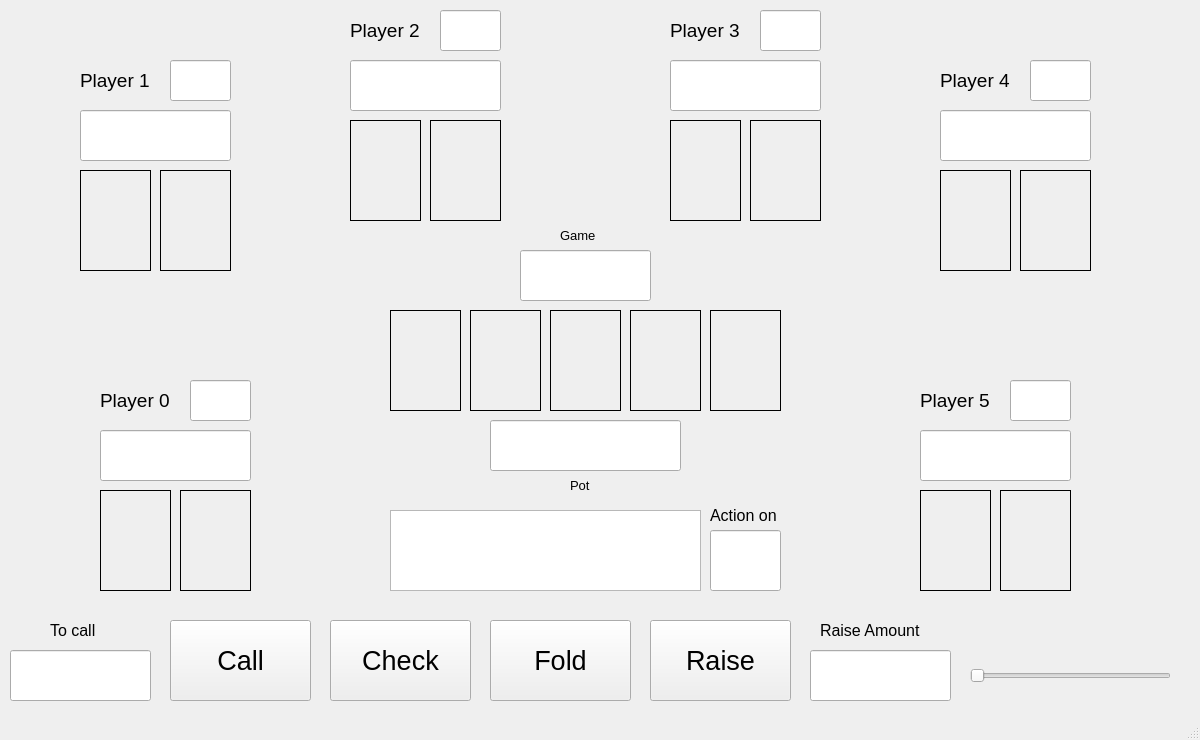
<?xml version="1.0" encoding="UTF-8"?>
<ui version="4.0">
 <class>MainWindow</class>
 <widget class="QMainWindow" name="MainWindow">
  <property name="geometry">
   <rect>
    <x>0</x>
    <y>0</y>
    <width>1200</width>
    <height>740</height>
   </rect>
  </property>
  <property name="windowTitle">
   <string>MainWindow</string>
  </property>
  <widget class="QWidget" name="centralwidget">
   <widget class="QLineEdit" name="role_p4">
    <property name="geometry">
     <rect>
      <x>1030</x>
      <y>60</y>
      <width>61</width>
      <height>41</height>
     </rect>
    </property>
    <property name="font">
     <font>
      <pointsize>16</pointsize>
     </font>
    </property>
    <property name="alignment">
     <set>Qt::AlignmentFlag::AlignCenter</set>
    </property>
    <property name="readOnly">
     <bool>true</bool>
    </property>
   </widget>
   <widget class="QLineEdit" name="display_raiseamt">
    <property name="geometry">
     <rect>
      <x>810</x>
      <y>650</y>
      <width>141</width>
      <height>51</height>
     </rect>
    </property>
    <property name="font">
     <font>
      <pointsize>20</pointsize>
     </font>
    </property>
    <property name="text">
     <string/>
    </property>
    <property name="alignment">
     <set>Qt::AlignmentFlag::AlignCenter</set>
    </property>
    <property name="readOnly">
     <bool>true</bool>
    </property>
   </widget>
   <widget class="QLabel" name="p2_hole2">
    <property name="geometry">
     <rect>
      <x>430</x>
      <y>120</y>
      <width>71</width>
      <height>101</height>
     </rect>
    </property>
    <property name="autoFillBackground">
     <bool>false</bool>
    </property>
    <property name="frameShape">
     <enum>QFrame::Shape::Box</enum>
    </property>
    <property name="text">
     <string/>
    </property>
   </widget>
   <widget class="QLineEdit" name="role_p3">
    <property name="geometry">
     <rect>
      <x>760</x>
      <y>10</y>
      <width>61</width>
      <height>41</height>
     </rect>
    </property>
    <property name="font">
     <font>
      <pointsize>16</pointsize>
     </font>
    </property>
    <property name="alignment">
     <set>Qt::AlignmentFlag::AlignCenter</set>
    </property>
    <property name="readOnly">
     <bool>true</bool>
    </property>
   </widget>
   <widget class="QLabel" name="label_player4">
    <property name="geometry">
     <rect>
      <x>940</x>
      <y>60</y>
      <width>111</width>
      <height>41</height>
     </rect>
    </property>
    <property name="text">
     <string>&lt;html&gt;&lt;head/&gt;&lt;body&gt;&lt;p&gt;&lt;span style=&quot; font-size:14pt;&quot;&gt;Player 4&lt;/span&gt;&lt;/p&gt;&lt;/body&gt;&lt;/html&gt;</string>
    </property>
   </widget>
   <widget class="QLabel" name="label_player2">
    <property name="geometry">
     <rect>
      <x>350</x>
      <y>10</y>
      <width>111</width>
      <height>41</height>
     </rect>
    </property>
    <property name="text">
     <string>&lt;html&gt;&lt;head/&gt;&lt;body&gt;&lt;p&gt;&lt;span style=&quot; font-size:14pt;&quot;&gt;Player 2&lt;/span&gt;&lt;/p&gt;&lt;/body&gt;&lt;/html&gt;</string>
    </property>
   </widget>
   <widget class="QLabel" name="p4_hole2">
    <property name="geometry">
     <rect>
      <x>1020</x>
      <y>170</y>
      <width>71</width>
      <height>101</height>
     </rect>
    </property>
    <property name="autoFillBackground">
     <bool>false</bool>
    </property>
    <property name="frameShape">
     <enum>QFrame::Shape::Box</enum>
    </property>
    <property name="text">
     <string/>
    </property>
   </widget>
   <widget class="QLabel" name="p2_hole1">
    <property name="geometry">
     <rect>
      <x>350</x>
      <y>120</y>
      <width>71</width>
      <height>101</height>
     </rect>
    </property>
    <property name="autoFillBackground">
     <bool>false</bool>
    </property>
    <property name="frameShape">
     <enum>QFrame::Shape::Box</enum>
    </property>
    <property name="text">
     <string/>
    </property>
   </widget>
   <widget class="QPushButton" name="button_fold">
    <property name="geometry">
     <rect>
      <x>490</x>
      <y>620</y>
      <width>141</width>
      <height>81</height>
     </rect>
    </property>
    <property name="font">
     <font>
      <pointsize>20</pointsize>
     </font>
    </property>
    <property name="text">
     <string>Fold</string>
    </property>
   </widget>
   <widget class="QLabel" name="label_gameno">
    <property name="geometry">
     <rect>
      <x>560</x>
      <y>220</y>
      <width>51</width>
      <height>31</height>
     </rect>
    </property>
    <property name="text">
     <string>&lt;html&gt;&lt;head/&gt;&lt;body&gt;&lt;p&gt;&lt;span style=&quot; font-size:10pt;&quot;&gt;Game&lt;/span&gt;&lt;/p&gt;&lt;/body&gt;&lt;/html&gt;</string>
    </property>
   </widget>
   <widget class="QLineEdit" name="role_p1">
    <property name="geometry">
     <rect>
      <x>170</x>
      <y>60</y>
      <width>61</width>
      <height>41</height>
     </rect>
    </property>
    <property name="font">
     <font>
      <pointsize>16</pointsize>
     </font>
    </property>
    <property name="alignment">
     <set>Qt::AlignmentFlag::AlignCenter</set>
    </property>
    <property name="readOnly">
     <bool>true</bool>
    </property>
   </widget>
   <widget class="QLabel" name="board_flop1">
    <property name="geometry">
     <rect>
      <x>390</x>
      <y>310</y>
      <width>71</width>
      <height>101</height>
     </rect>
    </property>
    <property name="autoFillBackground">
     <bool>false</bool>
    </property>
    <property name="frameShape">
     <enum>QFrame::Shape::Box</enum>
    </property>
    <property name="text">
     <string/>
    </property>
   </widget>
   <widget class="QLabel" name="p5_hole2">
    <property name="geometry">
     <rect>
      <x>1000</x>
      <y>490</y>
      <width>71</width>
      <height>101</height>
     </rect>
    </property>
    <property name="autoFillBackground">
     <bool>false</bool>
    </property>
    <property name="frameShape">
     <enum>QFrame::Shape::Box</enum>
    </property>
    <property name="text">
     <string/>
    </property>
   </widget>
   <widget class="QLabel" name="p4_hole1">
    <property name="geometry">
     <rect>
      <x>940</x>
      <y>170</y>
      <width>71</width>
      <height>101</height>
     </rect>
    </property>
    <property name="autoFillBackground">
     <bool>false</bool>
    </property>
    <property name="frameShape">
     <enum>QFrame::Shape::Box</enum>
    </property>
    <property name="text">
     <string/>
    </property>
   </widget>
   <widget class="QLabel" name="label_player1">
    <property name="geometry">
     <rect>
      <x>80</x>
      <y>60</y>
      <width>81</width>
      <height>41</height>
     </rect>
    </property>
    <property name="text">
     <string>&lt;html&gt;&lt;head/&gt;&lt;body&gt;&lt;p&gt;&lt;span style=&quot; font-size:14pt;&quot;&gt;Player 1&lt;/span&gt;&lt;/p&gt;&lt;/body&gt;&lt;/html&gt;</string>
    </property>
   </widget>
   <widget class="QLabel" name="label_raiseamt">
    <property name="geometry">
     <rect>
      <x>820</x>
      <y>610</y>
      <width>131</width>
      <height>41</height>
     </rect>
    </property>
    <property name="text">
     <string>&lt;html&gt;&lt;head/&gt;&lt;body&gt;&lt;p&gt;&lt;span style=&quot; font-size:12pt;&quot;&gt;Raise Amount&lt;/span&gt;&lt;/p&gt;&lt;/body&gt;&lt;/html&gt;</string>
    </property>
   </widget>
   <widget class="QLabel" name="p1_hole2">
    <property name="geometry">
     <rect>
      <x>160</x>
      <y>170</y>
      <width>71</width>
      <height>101</height>
     </rect>
    </property>
    <property name="autoFillBackground">
     <bool>false</bool>
    </property>
    <property name="frameShape">
     <enum>QFrame::Shape::Box</enum>
    </property>
    <property name="text">
     <string/>
    </property>
   </widget>
   <widget class="QLineEdit" name="display_stack0">
    <property name="geometry">
     <rect>
      <x>100</x>
      <y>430</y>
      <width>151</width>
      <height>51</height>
     </rect>
    </property>
    <property name="font">
     <font>
      <pointsize>16</pointsize>
     </font>
    </property>
    <property name="text">
     <string/>
    </property>
    <property name="alignment">
     <set>Qt::AlignmentFlag::AlignCenter</set>
    </property>
    <property name="readOnly">
     <bool>true</bool>
    </property>
   </widget>
   <widget class="QTextEdit" name="display_action">
    <property name="geometry">
     <rect>
      <x>390</x>
      <y>510</y>
      <width>311</width>
      <height>81</height>
     </rect>
    </property>
    <property name="font">
     <font>
      <pointsize>9</pointsize>
     </font>
    </property>
    <property name="layoutDirection">
     <enum>Qt::LayoutDirection::LeftToRight</enum>
    </property>
    <property name="styleSheet">
     <string notr="true"/>
    </property>
    <property name="readOnly">
     <bool>true</bool>
    </property>
    <property name="html">
     <string>&lt;!DOCTYPE HTML PUBLIC &quot;-//W3C//DTD HTML 4.0//EN&quot; &quot;http://www.w3.org/TR/REC-html40/strict.dtd&quot;&gt;
&lt;html&gt;&lt;head&gt;&lt;meta name=&quot;qrichtext&quot; content=&quot;1&quot; /&gt;&lt;meta charset=&quot;utf-8&quot; /&gt;&lt;style type=&quot;text/css&quot;&gt;
p, li { white-space: pre-wrap; }
hr { height: 1px; border-width: 0; }
li.unchecked::marker { content: &quot;\2610&quot;; }
li.checked::marker { content: &quot;\2612&quot;; }
&lt;/style&gt;&lt;/head&gt;&lt;body style=&quot; font-family:'Segoe UI'; font-size:9pt; font-weight:400; font-style:normal;&quot;&gt;
&lt;p style=&quot;-qt-paragraph-type:empty; margin-top:0px; margin-bottom:0px; margin-left:0px; margin-right:0px; -qt-block-indent:0; text-indent:0px; font-size:18pt;&quot;&gt;&lt;br /&gt;&lt;/p&gt;&lt;/body&gt;&lt;/html&gt;</string>
    </property>
   </widget>
   <widget class="QLabel" name="board_turn">
    <property name="geometry">
     <rect>
      <x>630</x>
      <y>310</y>
      <width>71</width>
      <height>101</height>
     </rect>
    </property>
    <property name="autoFillBackground">
     <bool>false</bool>
    </property>
    <property name="frameShape">
     <enum>QFrame::Shape::Box</enum>
    </property>
    <property name="text">
     <string/>
    </property>
   </widget>
   <widget class="QLabel" name="label_tocall">
    <property name="geometry">
     <rect>
      <x>50</x>
      <y>610</y>
      <width>61</width>
      <height>41</height>
     </rect>
    </property>
    <property name="text">
     <string>&lt;html&gt;&lt;head/&gt;&lt;body&gt;&lt;p&gt;&lt;span style=&quot; font-size:12pt;&quot;&gt;To call&lt;/span&gt;&lt;/p&gt;&lt;/body&gt;&lt;/html&gt;</string>
    </property>
   </widget>
   <widget class="QLabel" name="p3_hole1">
    <property name="geometry">
     <rect>
      <x>670</x>
      <y>120</y>
      <width>71</width>
      <height>101</height>
     </rect>
    </property>
    <property name="autoFillBackground">
     <bool>false</bool>
    </property>
    <property name="frameShape">
     <enum>QFrame::Shape::Box</enum>
    </property>
    <property name="text">
     <string/>
    </property>
   </widget>
   <widget class="QLineEdit" name="role_p5">
    <property name="geometry">
     <rect>
      <x>1010</x>
      <y>380</y>
      <width>61</width>
      <height>41</height>
     </rect>
    </property>
    <property name="font">
     <font>
      <pointsize>16</pointsize>
     </font>
    </property>
    <property name="alignment">
     <set>Qt::AlignmentFlag::AlignCenter</set>
    </property>
    <property name="readOnly">
     <bool>true</bool>
    </property>
   </widget>
   <widget class="QLabel" name="label_player0">
    <property name="geometry">
     <rect>
      <x>100</x>
      <y>380</y>
      <width>111</width>
      <height>41</height>
     </rect>
    </property>
    <property name="text">
     <string>&lt;html&gt;&lt;head/&gt;&lt;body&gt;&lt;p&gt;&lt;span style=&quot; font-size:14pt;&quot;&gt;Player 0 &lt;/span&gt;&lt;/p&gt;&lt;/body&gt;&lt;/html&gt;</string>
    </property>
   </widget>
   <widget class="QLineEdit" name="display_tocall">
    <property name="geometry">
     <rect>
      <x>10</x>
      <y>650</y>
      <width>141</width>
      <height>51</height>
     </rect>
    </property>
    <property name="font">
     <font>
      <pointsize>20</pointsize>
     </font>
    </property>
    <property name="text">
     <string/>
    </property>
    <property name="alignment">
     <set>Qt::AlignmentFlag::AlignCenter</set>
    </property>
    <property name="readOnly">
     <bool>true</bool>
    </property>
   </widget>
   <widget class="QPushButton" name="button_call">
    <property name="geometry">
     <rect>
      <x>170</x>
      <y>620</y>
      <width>141</width>
      <height>81</height>
     </rect>
    </property>
    <property name="font">
     <font>
      <pointsize>20</pointsize>
     </font>
    </property>
    <property name="text">
     <string>Call</string>
    </property>
    <property name="default">
     <bool>false</bool>
    </property>
   </widget>
   <widget class="QLineEdit" name="display_stack2">
    <property name="geometry">
     <rect>
      <x>350</x>
      <y>60</y>
      <width>151</width>
      <height>51</height>
     </rect>
    </property>
    <property name="font">
     <font>
      <pointsize>16</pointsize>
     </font>
    </property>
    <property name="text">
     <string/>
    </property>
    <property name="alignment">
     <set>Qt::AlignmentFlag::AlignCenter</set>
    </property>
    <property name="readOnly">
     <bool>true</bool>
    </property>
   </widget>
   <widget class="QLineEdit" name="display_stack4">
    <property name="geometry">
     <rect>
      <x>940</x>
      <y>110</y>
      <width>151</width>
      <height>51</height>
     </rect>
    </property>
    <property name="font">
     <font>
      <pointsize>16</pointsize>
     </font>
    </property>
    <property name="text">
     <string/>
    </property>
    <property name="alignment">
     <set>Qt::AlignmentFlag::AlignCenter</set>
    </property>
    <property name="readOnly">
     <bool>true</bool>
    </property>
   </widget>
   <widget class="QLabel" name="p1_hole1">
    <property name="geometry">
     <rect>
      <x>80</x>
      <y>170</y>
      <width>71</width>
      <height>101</height>
     </rect>
    </property>
    <property name="autoFillBackground">
     <bool>false</bool>
    </property>
    <property name="frameShape">
     <enum>QFrame::Shape::Box</enum>
    </property>
    <property name="text">
     <string/>
    </property>
   </widget>
   <widget class="QPushButton" name="button_raise">
    <property name="geometry">
     <rect>
      <x>650</x>
      <y>620</y>
      <width>141</width>
      <height>81</height>
     </rect>
    </property>
    <property name="font">
     <font>
      <pointsize>20</pointsize>
     </font>
    </property>
    <property name="text">
     <string>Raise</string>
    </property>
   </widget>
   <widget class="QLineEdit" name="display_stack5">
    <property name="geometry">
     <rect>
      <x>920</x>
      <y>430</y>
      <width>151</width>
      <height>51</height>
     </rect>
    </property>
    <property name="font">
     <font>
      <pointsize>16</pointsize>
     </font>
    </property>
    <property name="text">
     <string/>
    </property>
    <property name="alignment">
     <set>Qt::AlignmentFlag::AlignCenter</set>
    </property>
    <property name="readOnly">
     <bool>true</bool>
    </property>
   </widget>
   <widget class="QLabel" name="label_player3">
    <property name="geometry">
     <rect>
      <x>670</x>
      <y>10</y>
      <width>111</width>
      <height>41</height>
     </rect>
    </property>
    <property name="text">
     <string>&lt;html&gt;&lt;head/&gt;&lt;body&gt;&lt;p&gt;&lt;span style=&quot; font-size:14pt;&quot;&gt;Player 3&lt;/span&gt;&lt;/p&gt;&lt;/body&gt;&lt;/html&gt;</string>
    </property>
   </widget>
   <widget class="QLabel" name="label_pot">
    <property name="geometry">
     <rect>
      <x>570</x>
      <y>470</y>
      <width>31</width>
      <height>31</height>
     </rect>
    </property>
    <property name="text">
     <string>&lt;html&gt;&lt;head/&gt;&lt;body&gt;&lt;p&gt;&lt;span style=&quot; font-size:10pt;&quot;&gt;Pot&lt;/span&gt;&lt;/p&gt;&lt;/body&gt;&lt;/html&gt;</string>
    </property>
   </widget>
   <widget class="QLabel" name="p0_hole2">
    <property name="geometry">
     <rect>
      <x>180</x>
      <y>490</y>
      <width>71</width>
      <height>101</height>
     </rect>
    </property>
    <property name="autoFillBackground">
     <bool>false</bool>
    </property>
    <property name="frameShape">
     <enum>QFrame::Shape::Box</enum>
    </property>
    <property name="frameShadow">
     <enum>QFrame::Shadow::Plain</enum>
    </property>
    <property name="text">
     <string/>
    </property>
   </widget>
   <widget class="QLineEdit" name="display_pot">
    <property name="geometry">
     <rect>
      <x>490</x>
      <y>420</y>
      <width>191</width>
      <height>51</height>
     </rect>
    </property>
    <property name="font">
     <font>
      <pointsize>18</pointsize>
     </font>
    </property>
    <property name="text">
     <string/>
    </property>
    <property name="alignment">
     <set>Qt::AlignmentFlag::AlignCenter</set>
    </property>
    <property name="readOnly">
     <bool>true</bool>
    </property>
   </widget>
   <widget class="QLabel" name="p3_hole2">
    <property name="geometry">
     <rect>
      <x>750</x>
      <y>120</y>
      <width>71</width>
      <height>101</height>
     </rect>
    </property>
    <property name="autoFillBackground">
     <bool>false</bool>
    </property>
    <property name="frameShape">
     <enum>QFrame::Shape::Box</enum>
    </property>
    <property name="text">
     <string/>
    </property>
   </widget>
   <widget class="QLineEdit" name="display_stack1">
    <property name="geometry">
     <rect>
      <x>80</x>
      <y>110</y>
      <width>151</width>
      <height>51</height>
     </rect>
    </property>
    <property name="font">
     <font>
      <pointsize>16</pointsize>
     </font>
    </property>
    <property name="text">
     <string/>
    </property>
    <property name="alignment">
     <set>Qt::AlignmentFlag::AlignCenter</set>
    </property>
    <property name="readOnly">
     <bool>true</bool>
    </property>
   </widget>
   <widget class="QLineEdit" name="role_p0">
    <property name="geometry">
     <rect>
      <x>190</x>
      <y>380</y>
      <width>61</width>
      <height>41</height>
     </rect>
    </property>
    <property name="font">
     <font>
      <pointsize>16</pointsize>
     </font>
    </property>
    <property name="text">
     <string/>
    </property>
    <property name="alignment">
     <set>Qt::AlignmentFlag::AlignCenter</set>
    </property>
    <property name="readOnly">
     <bool>true</bool>
    </property>
   </widget>
   <widget class="QLabel" name="board_flop2">
    <property name="geometry">
     <rect>
      <x>470</x>
      <y>310</y>
      <width>71</width>
      <height>101</height>
     </rect>
    </property>
    <property name="autoFillBackground">
     <bool>false</bool>
    </property>
    <property name="frameShape">
     <enum>QFrame::Shape::Box</enum>
    </property>
    <property name="text">
     <string/>
    </property>
   </widget>
   <widget class="QLabel" name="p5_hole1">
    <property name="geometry">
     <rect>
      <x>920</x>
      <y>490</y>
      <width>71</width>
      <height>101</height>
     </rect>
    </property>
    <property name="autoFillBackground">
     <bool>false</bool>
    </property>
    <property name="frameShape">
     <enum>QFrame::Shape::Box</enum>
    </property>
    <property name="text">
     <string/>
    </property>
   </widget>
   <widget class="QLineEdit" name="display_gameno">
    <property name="geometry">
     <rect>
      <x>520</x>
      <y>250</y>
      <width>131</width>
      <height>51</height>
     </rect>
    </property>
    <property name="font">
     <font>
      <pointsize>16</pointsize>
     </font>
    </property>
    <property name="text">
     <string/>
    </property>
    <property name="alignment">
     <set>Qt::AlignmentFlag::AlignCenter</set>
    </property>
    <property name="readOnly">
     <bool>true</bool>
    </property>
   </widget>
   <widget class="QLabel" name="label_player5">
    <property name="geometry">
     <rect>
      <x>920</x>
      <y>380</y>
      <width>111</width>
      <height>41</height>
     </rect>
    </property>
    <property name="text">
     <string>&lt;html&gt;&lt;head/&gt;&lt;body&gt;&lt;p&gt;&lt;span style=&quot; font-size:14pt;&quot;&gt;Player 5&lt;/span&gt;&lt;/p&gt;&lt;/body&gt;&lt;/html&gt;</string>
    </property>
   </widget>
   <widget class="QLabel" name="p0_hole1">
    <property name="geometry">
     <rect>
      <x>100</x>
      <y>490</y>
      <width>71</width>
      <height>101</height>
     </rect>
    </property>
    <property name="autoFillBackground">
     <bool>false</bool>
    </property>
    <property name="frameShape">
     <enum>QFrame::Shape::Box</enum>
    </property>
    <property name="text">
     <string/>
    </property>
   </widget>
   <widget class="QPushButton" name="button_check">
    <property name="geometry">
     <rect>
      <x>330</x>
      <y>620</y>
      <width>141</width>
      <height>81</height>
     </rect>
    </property>
    <property name="font">
     <font>
      <pointsize>20</pointsize>
     </font>
    </property>
    <property name="text">
     <string>Check</string>
    </property>
   </widget>
   <widget class="QLineEdit" name="display_action_on">
    <property name="geometry">
     <rect>
      <x>710</x>
      <y>530</y>
      <width>71</width>
      <height>61</height>
     </rect>
    </property>
    <property name="font">
     <font>
      <pointsize>18</pointsize>
     </font>
    </property>
    <property name="alignment">
     <set>Qt::AlignmentFlag::AlignCenter</set>
    </property>
    <property name="readOnly">
     <bool>true</bool>
    </property>
   </widget>
   <widget class="QSlider" name="slider_raise">
    <property name="geometry">
     <rect>
      <x>970</x>
      <y>650</y>
      <width>201</width>
      <height>51</height>
     </rect>
    </property>
    <property name="autoFillBackground">
     <bool>false</bool>
    </property>
    <property name="orientation">
     <enum>Qt::Orientation::Horizontal</enum>
    </property>
   </widget>
   <widget class="QLineEdit" name="display_stack3">
    <property name="geometry">
     <rect>
      <x>670</x>
      <y>60</y>
      <width>151</width>
      <height>51</height>
     </rect>
    </property>
    <property name="font">
     <font>
      <pointsize>16</pointsize>
     </font>
    </property>
    <property name="text">
     <string/>
    </property>
    <property name="alignment">
     <set>Qt::AlignmentFlag::AlignCenter</set>
    </property>
    <property name="readOnly">
     <bool>true</bool>
    </property>
   </widget>
   <widget class="QLabel" name="label_action_on">
    <property name="geometry">
     <rect>
      <x>710</x>
      <y>500</y>
      <width>81</width>
      <height>31</height>
     </rect>
    </property>
    <property name="text">
     <string>&lt;html&gt;&lt;head/&gt;&lt;body&gt;&lt;p&gt;&lt;span style=&quot; font-size:12pt;&quot;&gt;Action on&lt;/span&gt;&lt;/p&gt;&lt;/body&gt;&lt;/html&gt;</string>
    </property>
   </widget>
   <widget class="QLabel" name="board_river">
    <property name="geometry">
     <rect>
      <x>710</x>
      <y>310</y>
      <width>71</width>
      <height>101</height>
     </rect>
    </property>
    <property name="autoFillBackground">
     <bool>false</bool>
    </property>
    <property name="frameShape">
     <enum>QFrame::Shape::Box</enum>
    </property>
    <property name="text">
     <string/>
    </property>
   </widget>
   <widget class="QLineEdit" name="role_p2">
    <property name="geometry">
     <rect>
      <x>440</x>
      <y>10</y>
      <width>61</width>
      <height>41</height>
     </rect>
    </property>
    <property name="font">
     <font>
      <pointsize>16</pointsize>
     </font>
    </property>
    <property name="alignment">
     <set>Qt::AlignmentFlag::AlignCenter</set>
    </property>
    <property name="readOnly">
     <bool>true</bool>
    </property>
   </widget>
   <widget class="QLabel" name="board_flop3">
    <property name="geometry">
     <rect>
      <x>550</x>
      <y>310</y>
      <width>71</width>
      <height>101</height>
     </rect>
    </property>
    <property name="autoFillBackground">
     <bool>false</bool>
    </property>
    <property name="frameShape">
     <enum>QFrame::Shape::Box</enum>
    </property>
    <property name="text">
     <string/>
    </property>
   </widget>
  </widget>
  <widget class="QMenuBar" name="menubar">
   <property name="geometry">
    <rect>
     <x>0</x>
     <y>0</y>
     <width>1200</width>
     <height>25</height>
    </rect>
   </property>
  </widget>
  <widget class="QStatusBar" name="statusbar"/>
 </widget>
 <resources/>
 <connections/>
</ui>
